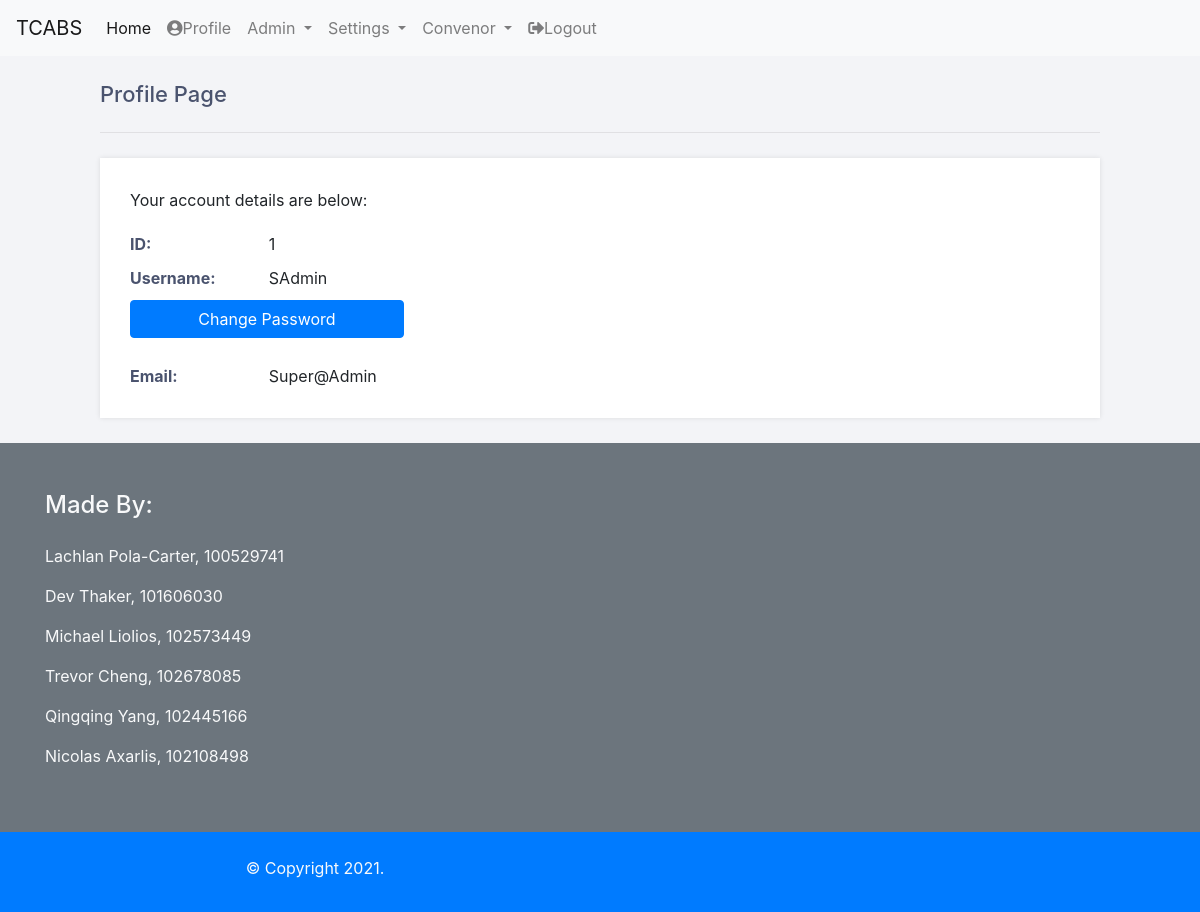
The app's page /profile.php (signed in) with its own data.
### tables this page shows
CREATE TABLE `roles` (
  `RoleID` int(2) NOT NULL,
  `Rolename` varchar(50) NOT NULL
);

CREATE TABLE `user` (
  `UserID` int(10) NOT NULL,
  `Username` varchar(255) NOT NULL,
  `Password` varchar(255) NOT NULL,
  `Firstname` varchar(50) NOT NULL,
  `Surname` varchar(50) NOT NULL,
  `Email` varchar(225) NOT NULL,
  `Phonenumber` int(10) NOT NULL
);

### profile.php (the view, shortened to what this page needs)
<?php
include 'login.php';
$stmt = $con->prepare('SELECT UserID, Password, Email FROM user WHERE Username = ?');
$stmt->bind_param('s', $_SESSION['name']);
$stmt->execute();
$stmt->bind_result($UID, $password, $email);
?>
<!DOCTYPE html>
<html>
<?php include 'head.php';?>
	<body class="loggedin">
	<?php include 'navbar.php';?>
<div class="content">
			<h2>Profile Page</h2>
			<div>
				<p>Your account details are below:</p>
				<table>
				<tr>
						<td>ID:</td>
						<td><?=$UID?></td>
					</tr>
					<tr>
						<td>Username:</td>
						<td><?=$_SESSION['name']?></td>
					</tr>
					<tr>
						<td colspan="2"><div class="form-group">
					<input name="pass_change" class="btn btn-primary" type="pass_change" onClick="window.location='passchange.php';" value="Change Password"/>
				</div>
				</td>
					</tr>
					<tr>
						<td>Email:</td>
						<td><?=$email?></td>
					</tr>
				</table>
			</div>
		</div>
		<?php include 'Footer.php';?>
	</body>
</html>

### navbar.php (shortened to what this page needs)
	<nav class="navbar navbar-expand-lg navbar-light bg-light">
  <a class="navbar-brand" href="home.php">TCABS</a>
  <div class="collapse navbar-collapse" id="navbarNavDropdown">
    <ul class="navbar-nav">
      <li class="nav-item active">
        <a class="nav-link" href="home.php">Home <span class="sr-only">(current)</span></a>
      </li>
      <li class="nav-item">
        <a class="nav-link" href="profile.php"><i class="fas fa-user-circle"></i>Profile</a>
      </li>
      <?php
$UID = $_SESSION['id'];
$nav=mysqli_query($con,"SELECT roles.RoleID FROM roles JOIN (userroles, user) ON (userroles.RoleID=roles.RoleID AND user.UserID=userroles.UserID) WHERE user.UserID = $UID;");
while($data=mysqli_fetch_assoc($nav))
  {
   if(in_array(1, $data)){
    include 'admin.php';
    include 'settings.php';
  }
  if(in_array(3, $data)){
    include 'convenor.php';
  }
  }
      ?>
            <li class="nav-item">
        <a class="nav-link" href="logout.php"><i class="fas fa-sign-out-alt"></i>Logout</a>
      </li>
    </ul>
</div>
</nav>

### admin.php (shortened to what this page needs)
<li class="nav-item dropdown">
        <a class="nav-link dropdown-toggle" href="#" id="navbarDropdownMenuLink" data-toggle="dropdown" aria-haspopup="true" aria-expanded="false">
          Admin
        </a>
      </li>

### settings.php (shortened to what this page needs)
<li class="nav-item dropdown">
        <a class="nav-link dropdown-toggle" href="#" id="navbarDropdownMenuLink" data-toggle="dropdown" aria-haspopup="true" aria-expanded="false">
          Settings
        </a>
      </li>

### convenor.php (shortened to what this page needs)
<li class="nav-item dropdown">
        <a class="nav-link dropdown-toggle" href="#" id="navbarDropdownMenuLink" data-toggle="dropdown" aria-haspopup="true" aria-expanded="false">
          Convenor
        </a>
      </li>

### style.css (style rules this page uses)
* { box-sizing: border-box; font-family: -apple-system, BlinkMacSystemFont, "segoe ui", roboto, oxygen, ubuntu, cantarell, "fira sans", "droid sans", "helvetica neue", Arial, sans-serif; font-size: 16px; -webkit-font-smoothing: antialiased; -moz-osx-font-smoothing: grayscale; }
body { background-color: #435165; }
body.loggedin { background-color: #f3f4f7; }
.content { width: 1000px; margin: 0 auto; }
.content h2 { margin: 0; padding: 25px 0; font-size: 22px; border-bottom: 1px solid #e0e0e3; color: #4a536e; }
.content > p, .content > div { box-shadow: 0 0 5px 0 rgba(0, 0, 0, 0.1); margin: 25px 0; padding: 25px; background-color: #fff; }
.content > p table td, .content > div table td { padding: 5px; }
.content > p table td:first-child, .content > div table td:first-child { font-weight: bold; color: #4a536e; padding-right: 15px; }
.content > div p { padding: 5px; margin: 0 0 10px 0; }
body { background-color: #435165; margin: 0; }

### records on screen
roles: shows "Admin"
roles: shows "Convenor"
user: Email "Super@Admin"

### other values on screen
$UID "1"
$_SESSION['name'] "SAdmin"
